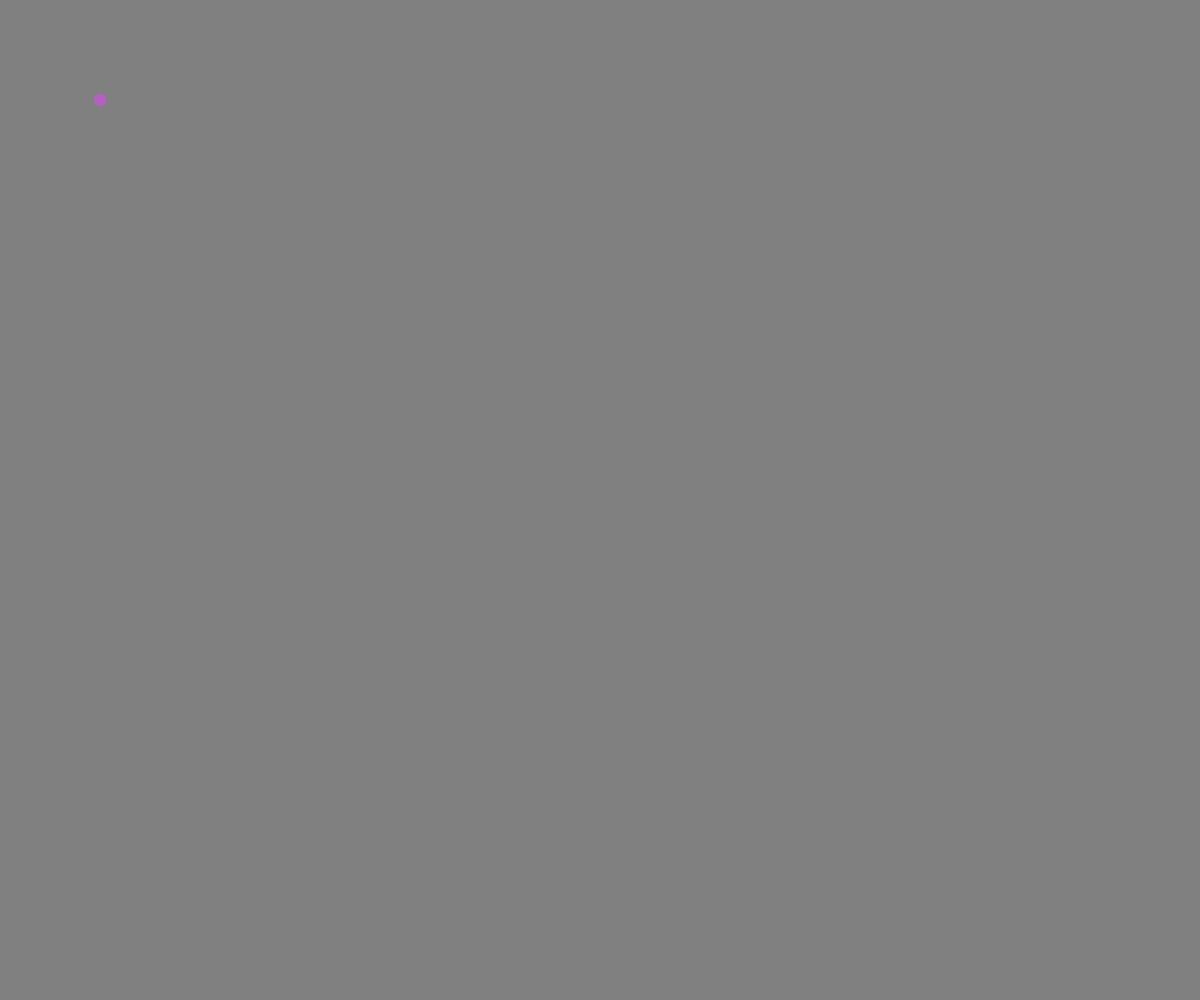
Frame 1 (no input)
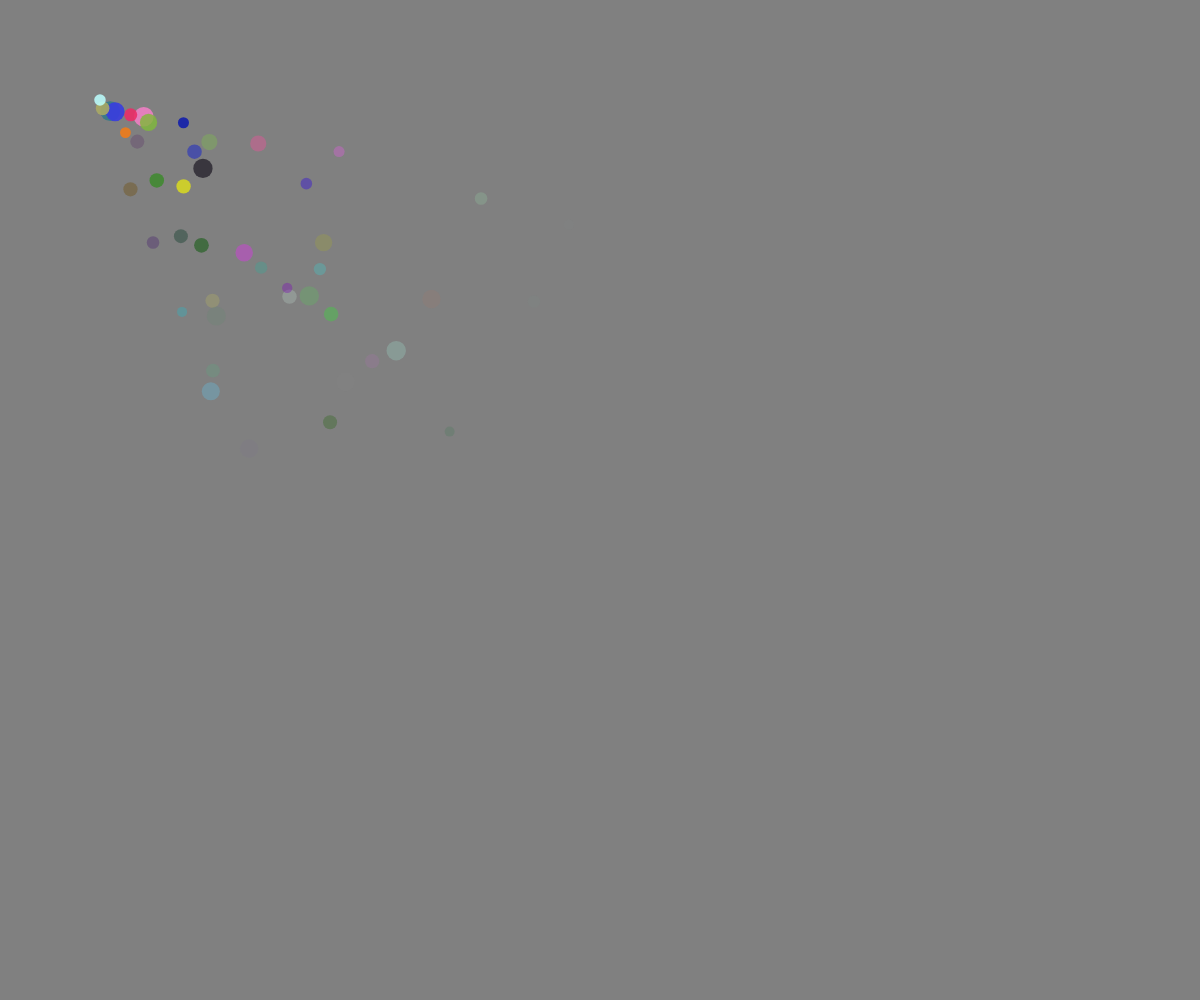
Frame 60 (no input)
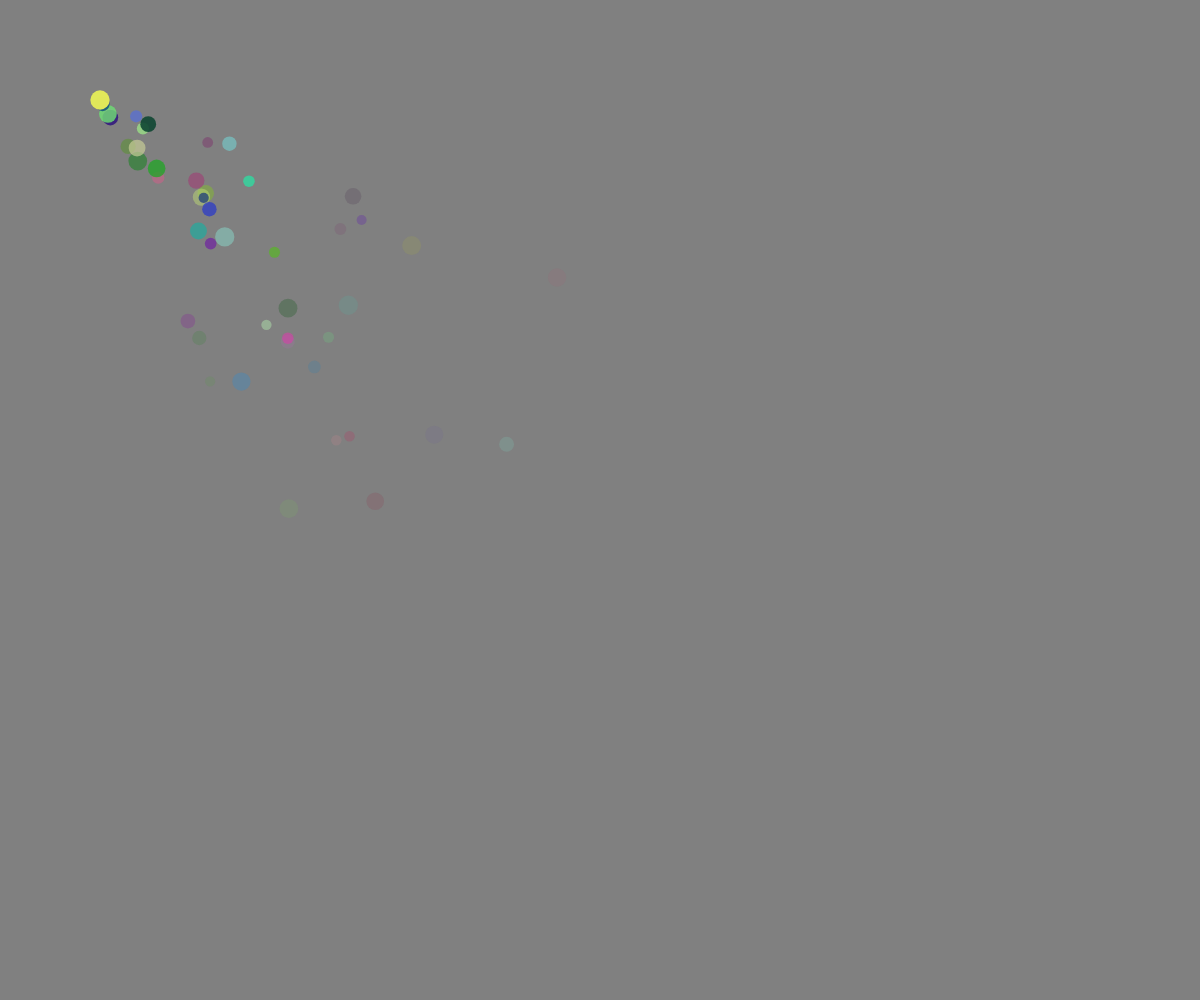
Frame 120 (the mouse pressed at the canvas centre since frame 60)

The p5.js sketch that drew these frames (run headless with seeded random() and noise() and a simulated clock; from frame 60 on, the mouse is pressed at the canvas centre):

// p5.js sketch
// ── sketch.js
let cars = [];


function setup() {
  createCanvas(windowWidth, windowHeight);
  noStroke();

  //  for (let i = 0; i < 40; i++) {
  //  cars.push(new Car());
  //}

}

function draw() {
  background('grey');

  cars.push(new Car());

  for (let i = 0; i < cars.length; i++) {
    cars[i].display();
    cars[i].update();

    if (cars[i].a <= 0) {
      cars.splice(i, 1) ;
    }
  }

}


class Car {

  constructor() {
    this.pos = createVector(100, 100);
    this.vel = createVector(random(2, 10), random(2, 10));
    this.r = random(255);
    this.g = random(255);
    this.b = random(255);
    this.a = random(200, 255);
    this.size = random(10, 20) ;
  }

  display() {
    fill(this.r, this.g, this.b, this.a) ;
    ellipse(this.pos.x, this.pos.y, this.size);
  }

  update() {
    this.pos.add(this.vel);
    this.a = this.a - 5;
    // if (this.pos.x > width) this.pos.x = 0 ;
    // if (this.pos.x < 0) this.pos.x = width ;
    // if (this.pos.y > height) this.pos.y = 0 ;
    // if (this.pos.y < 0) this.pos.y = height ;
  }


}
